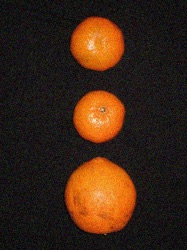
%> input picture img1.jpg, 187 x 250 px
$ octave code.m   (GNU Octave 9; MATLAB toolbox functions it lacks are replaced by stand-ins)
%> lines starting %> are read from the running program, lines starting %| are printed output that depends on the picture
pkg load image
getd = @(p)path(p,path); % scilab users must *not* execute this
getd('toolbox_signal/');
getd('toolbox_general/');

A = imread('img1.jpg');
%> A is the input picture: size 250x187x3 uint8; mean R, G, B 60, 37.3, 22.1
B = imread('img2.jpg');
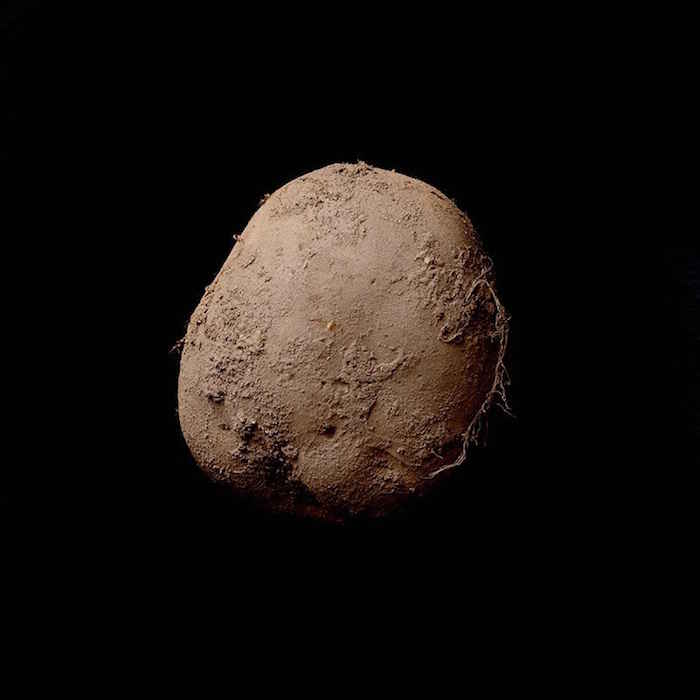
%> input picture img2.jpg, 700 x 700 px
%> B is the input picture: size 700x700x3 uint8; mean R, G, B 23.4, 18.2, 15.2


A = imresize (A, [300 300]);
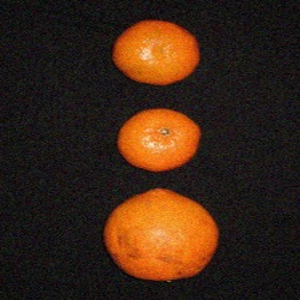
%> A: size 300x300x3 uint8; mean R, G, B 60, 37.3, 22.1
B = imresize (B, [300 300]);
%> B: size 300x300x3 uint8
C=0.5*A+0.5*B;
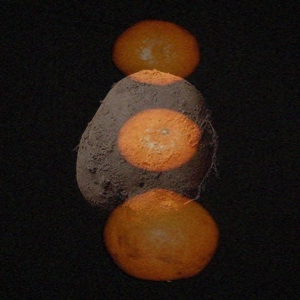
%> C: size 300x300x3 uint8; mean R, G, B 42.4, 28.5, 19.4

subplot(2, 2, 1); title('image 1') ; image(imread('img1.jpg'));
subplot(2, 2, 2); title('image 2') ; image(imread('img2.jpg'));
subplot(2, 2, 3); title('fondu 1/2'); imshow(C);
imwrite(C,"fondu.jpg");
